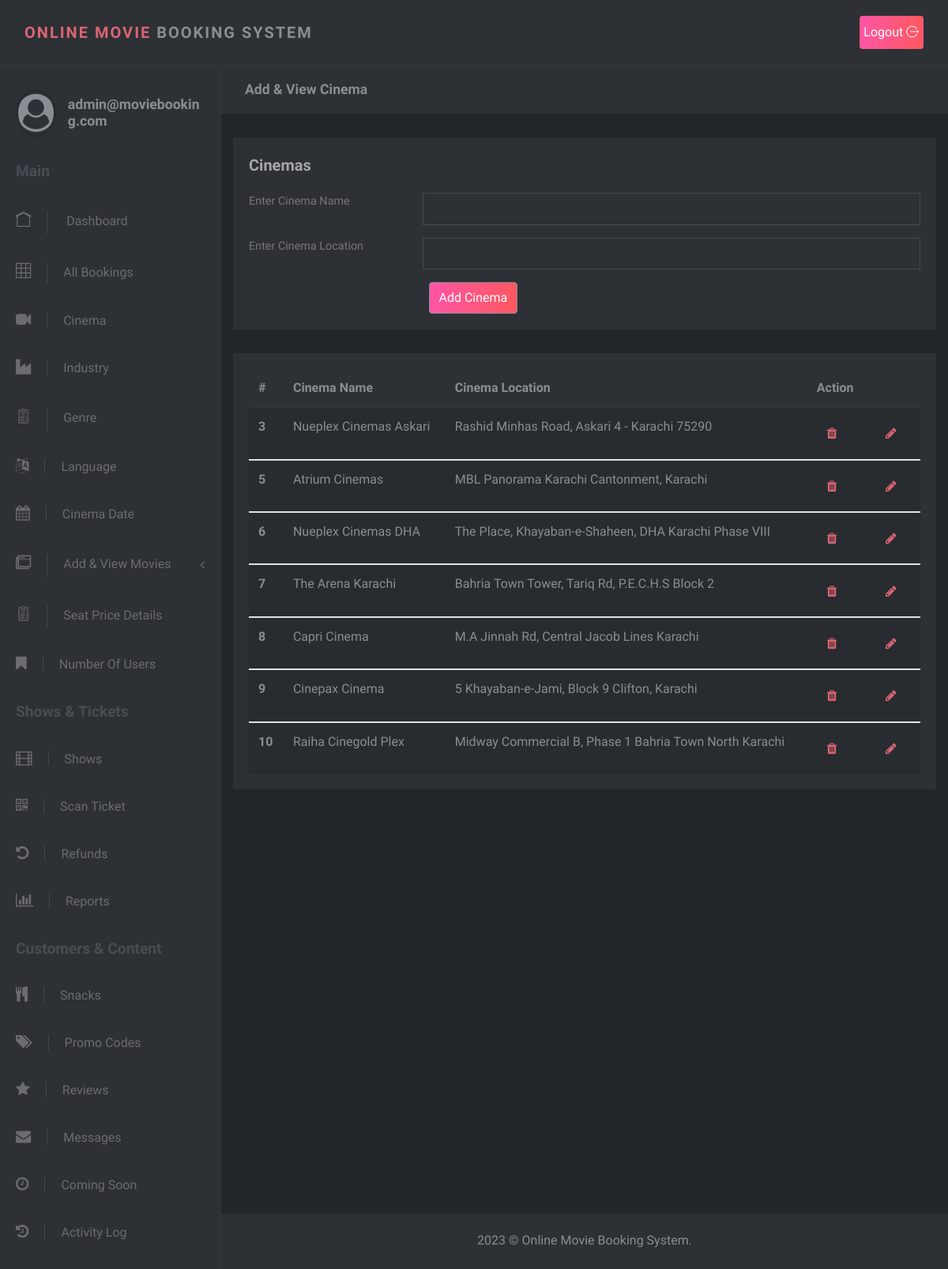
Page /Admin/cinema.php (signed in) on the committed database.
### tables this page shows
CREATE TABLE `cinema` (
  `cin_id` int(11) NOT NULL,
  `cinema_name` varchar(200) NOT NULL,
  `cinema_location` varchar(200) NOT NULL
);

### Admin/cinema.php (the view, shortened to what this page needs)
<?php
include('admin_header.php');
?>
<div class="page-content">
        <div class="page-header">
          <div class="container-fluid">
            <h2 class="h5 no-margin-bottom">Add & View Cinema</h2>
          </div>
        </div>
              <div class="col-lg-12">
                <div class="block">
                  <div class="title"><strong>Cinemas</strong></div>
                  <div class="block-body">
                    <form class="form-horizontal" method="post" action="">
                    <div class="form-group row">
                        <label class="col-sm-3 form-control-label">Enter Cinema Name</label>
                        <div class="col-sm-9">
                          <input type="text" class="form-control" name="cinema_n">
                        </div>
                      </div>
                      <div class="form-group row">
                        <label class="col-sm-3 form-control-label">Enter Cinema Location</label>
                        <div class="col-sm-9">
                          <input type="text" class="form-control" name="cinema_loc">
                        </div>
                      </div>
                      <div class="col-sm-9 ml-auto">
                          <button type="submit" class="btn btn-secondary" style="background-image: linear-gradient(90deg, #ff55a5 0%, #ff5860 100%);" name="cinema_btn" >Add Cinema</button>
                        </div>
                    </form>
                  </div>
                </div>
              </div>
<div class="col-lg-12 ">
                <div class="block">
                  <div class="table-responsive">
                    <table class="table table-striped table-hover">
                      <thead>
                        <tr>
                          <th>#</th>
                          <th>Cinema Name</th>
                          <th>Cinema Location</th>
                          <th>Action</th>
                        </tr>
                      </thead>
                        <?php
                              $cinema_result=mysqli_query($con,"select * from cinema");
                                 foreach($cinema_result as $cinema_data){
                            echo "
                            <tbody>
                                <tr>
                                    <th scope='row'>  $cinema_data[cin_id] </th>
                                    <td> $cinema_data[cinema_name] </td>
                                    <td>$cinema_data[cinema_location] </td>
                                     <td>
                                        <a href='cin_del.php?Cin=$cinema_data[cin_id]'><i class='fa fa-trash btn'></i></a>
                                        &nbsp;&nbsp;&nbsp;&nbsp;&nbsp;&nbsp;&nbsp;
                                        <a href='cin_edit.php?Cin=$cinema_data[cin_id]'><i class='fa fa-pencil btn'></i></a>
                                     </td>
                                </tr>
                            </tbody>
                                 ";
                            }
                      ?>
                    </table>
                  </div>
                </div>
              </div>
<?php
include('admin_footer.php');
?>

### Admin/css/style.default.css (style rules this page uses)
body { position: relative; }
a { -webkit-transition: all 0.3s; transition: all 0.3s; display: inline-block; }
button { cursor: pointer; }
i, span, strong { display: inline-block; }
input { outline: none; }
.no-margin-bottom { margin-bottom: 0 !important; }
.block { padding: 20px; background: #2d3035; color: #8a8d93; margin-bottom: 30px; }
.page-content { position: relative; background: #22252a; min-height: 100vh; width: calc(100% - 280px); padding: 0; padding-bottom: 70px; }
.page-header { padding: 20px 15px; background: #2d3035; color: #8a8d93; margin-bottom: 30px; }
.block .title { margin-bottom: 20px; }
.block .title strong:first-child { font-size: 1.25rem; color: #a5a7ab; }
.form-control { height: calc(2.4rem + 2px); border: 1px solid #444951; background: transparent; border-radius: 0; color: #979a9f; padding: 0.45rem 0.75rem; }
.form-control-label { color: #777; }
button, input[type='submit'] { cursor: pointer; font-family: inherit; font-weight: 300 !important; }
form label { font-size: .9rem; color: #8a8d93; }
.table { margin-bottom: 0; }
.table td, .table th { border-color: #343a40; }
.table thead th { border: none; }
.table-striped tbody tr { -webkit-transition: all 0.3s; transition: all 0.3s; }
.table-striped tbody tr:nth-of-type(odd) { background-color: #282b2f; }
.btn { font-weight: 400; border: 1px solid transparent; padding: 0.45rem 0.75rem; font-size: 1rem; line-height: 1.5; border-radius: 0.25rem; -webkit-transition: color 0.15s ease-in-out, background-color 0.15s ease-in-out, border-color 0.15s ease-in-out, -webkit-box-shadow 0.15s ease-in-out; transition: color 0.15s ease-in-out, background-color 0.15s ease-in-out, border-color 0.15s ease-in-out, -webkit-box-shadow 0.15s ease-in-out; transition: color 0.15s ease-in-out, background-color 0.15s ease-in-out, border-color 0.15s ease-in-out, box-shadow 0.15s ease-in-out; transition: color 0.15s ease-in-out, background-color 0.15s ease-in-out, border-color 0.15s ease-in-out, box-shadow 0.15s ease-in-out, -webkit-box-shadow 0.15s ease-in-out; }
.btn-secondary { color: color-yiq(#868e96); background-color: #868e96; border-color: #868e96; }
body { font-family: "Muli", sans-serif; font-size: 1rem; font-weight: 400; line-height: 1.5; color: #8a8d93; background-color: #fff; }
a { color: #DB6574; text-decoration: none; }
h1, h2, h3, h4, h5, h6, .h1, .h2, .h3, .h4, .h5, .h6 { margin-bottom: 0.5rem; font-family: inherit; font-weight: 700; line-height: 1.2; color: inherit; }
h2, .h2 { font-size: 1.7rem; }
h5, .h5 { font-size: 1.1rem; }

### rows in the picture
cinema: cin_id "3", cinema_name "Nueplex Cinemas Askari", cinema_location "Rashid Minhas Road, Askari 4 - Karachi 75290"
cinema: cin_id "5", cinema_name "Atrium Cinemas", cinema_location "MBL Panorama Karachi Cantonment, Karachi"
cinema: cin_id "6", cinema_name "Nueplex Cinemas DHA", cinema_location "The Place, Khayaban-e-Shaheen, DHA Karachi Phase VIII"
cinema: cin_id "7", cinema_name "The Arena Karachi", cinema_location "Bahria Town Tower, Tariq Rd, P.E.C.H.S Block 2"
cinema: cin_id "8", cinema_name "Capri Cinema", cinema_location "M.A Jinnah Rd, Central Jacob Lines Karachi"
cinema: cin_id "9", cinema_name "Cinepax Cinema", cinema_location "5 Khayaban-e-Jami, Block 9 Clifton, Karachi"
cinema: cin_id "10", cinema_name "Raiha Cinegold Plex", cinema_location "Midway Commercial B, Phase 1 Bahria Town North Karachi"

### other values in the picture
isset($_SESSION['admin']) ? $_SESSION['admin'] : 'Admin' "admin@moviebooking.com"
